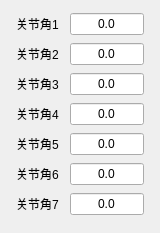
      <widget class="QWidget" name="verticalLayoutWidget_14">
       <property name="geometry">
        <rect>
         <x>430</x>
         <y>260</y>
         <width>160</width>
         <height>233</height>
        </rect>
       </property>
       <layout class="QVBoxLayout" name="verticalLayout_24">
        <item>
         <layout class="QHBoxLayout" name="horizontalLayout_83">
          <item>
           <spacer name="horizontalSpacer_66">
            <property name="orientation">
             <enum>Qt::Horizontal</enum>
            </property>
            <property name="sizeHint" stdset="0">
             <size>
              <width>40</width>
              <height>20</height>
             </size>
            </property>
           </spacer>
          </item>
          <item>
           <widget class="QLabel" name="label_70">
            <property name="text">
             <string>关节角1</string>
            </property>
           </widget>
          </item>
          <item>
           <spacer name="horizontalSpacer_67">
            <property name="orientation">
             <enum>Qt::Horizontal</enum>
            </property>
            <property name="sizeHint" stdset="0">
             <size>
              <width>40</width>
              <height>20</height>
             </size>
            </property>
           </spacer>
          </item>
          <item>
           <widget class="QLineEdit" name="RobotJoint1AngleLineEdit">
            <property name="text">
             <string>0.0</string>
            </property>
            <property name="alignment">
             <set>Qt::AlignCenter</set>
            </property>
           </widget>
          </item>
          <item>
           <spacer name="horizontalSpacer_68">
            <property name="orientation">
             <enum>Qt::Horizontal</enum>
            </property>
            <property name="sizeHint" stdset="0">
             <size>
              <width>40</width>
              <height>20</height>
             </size>
            </property>
           </spacer>
          </item>
         </layout>
        </item>
        <item>
         <layout class="QHBoxLayout" name="horizontalLayout_81">
          <item>
           <spacer name="horizontalSpacer_60">
            <property name="orientation">
             <enum>Qt::Horizontal</enum>
            </property>
            <property name="sizeHint" stdset="0">
             <size>
              <width>40</width>
              <height>20</height>
             </size>
            </property>
           </spacer>
          </item>
          <item>
           <widget class="QLabel" name="label_68">
            <property name="text">
             <string>关节角2</string>
            </property>
           </widget>
          </item>
          <item>
           <spacer name="horizontalSpacer_61">
            <property name="orientation">
             <enum>Qt::Horizontal</enum>
            </property>
            <property name="sizeHint" stdset="0">
             <size>
              <width>40</width>
              <height>20</height>
             </size>
            </property>
           </spacer>
          </item>
          <item>
           <widget class="QLineEdit" name="RobotJoint2AngleLineEdit">
            <property name="text">
             <string>0.0</string>
            </property>
            <property name="alignment">
             <set>Qt::AlignCenter</set>
            </property>
           </widget>
          </item>
          <item>
           <spacer name="horizontalSpacer_62">
            <property name="orientation">
             <enum>Qt::Horizontal</enum>
            </property>
            <property name="sizeHint" stdset="0">
             <size>
              <width>40</width>
              <height>20</height>
             </size>
            </property>
           </spacer>
          </item>
         </layout>
        </item>
        <item>
         <layout class="QHBoxLayout" name="horizontalLayout_71">
          <item>
           <spacer name="horizontalSpacer_48">
            <property name="orientation">
             <enum>Qt::Horizontal</enum>
            </property>
            <property name="sizeHint" stdset="0">
             <size>
              <width>40</width>
              <height>20</height>
             </size>
            </property>
           </spacer>
          </item>
          <item>
           <widget class="QLabel" name="label_58">
            <property name="text">
             <string>关节角3</string>
            </property>
           </widget>
          </item>
          <item>
           <spacer name="horizontalSpacer_49">
            <property name="orientation">
             <enum>Qt::Horizontal</enum>
            </property>
            <property name="sizeHint" stdset="0">
             <size>
              <width>40</width>
              <height>20</height>
             </size>
            </property>
           </spacer>
          </item>
          <item>
           <widget class="QLineEdit" name="RobotJoint3AngleLineEdit">
            <property name="text">
             <string>0.0</string>
            </property>
            <property name="alignment">
             <set>Qt::AlignCenter</set>
            </property>
           </widget>
          </item>
          <item>
           <spacer name="horizontalSpacer_50">
            <property name="orientation">
             <enum>Qt::Horizontal</enum>
            </property>
            <property name="sizeHint" stdset="0">
             <size>
              <width>40</width>
              <height>20</height>
             </size>
            </property>
           </spacer>
          </item>
         </layout>
        </item>
        <item>
         <layout class="QHBoxLayout" name="horizontalLayout_78">
          <item>
           <spacer name="horizontalSpacer_51">
            <property name="orientation">
             <enum>Qt::Horizontal</enum>
            </property>
            <property name="sizeHint" stdset="0">
             <size>
              <width>40</width>
              <height>20</height>
             </size>
            </property>
           </spacer>
          </item>
          <item>
           <widget class="QLabel" name="label_65">
            <property name="text">
             <string>关节角4</string>
            </property>
           </widget>
          </item>
          <item>
           <spacer name="horizontalSpacer_52">
            <property name="orientation">
             <enum>Qt::Horizontal</enum>
            </property>
            <property name="sizeHint" stdset="0">
             <size>
              <width>40</width>
              <height>20</height>
             </size>
            </property>
           </spacer>
          </item>
          <item>
           <widget class="QLineEdit" name="RobotJoint4AngleLineEdit">
            <property name="text">
             <string>0.0</string>
            </property>
            <property name="alignment">
             <set>Qt::AlignCenter</set>
            </property>
           </widget>
          </item>
          <item>
           <spacer name="horizontalSpacer_53">
            <property name="orientation">
             <enum>Qt::Horizontal</enum>
            </property>
            <property name="sizeHint" stdset="0">
             <size>
              <width>40</width>
              <height>20</height>
             </size>
            </property>
           </spacer>
          </item>
         </layout>
        </item>
        <item>
         <layout class="QHBoxLayout" name="horizontalLayout_79">
          <item>
           <spacer name="horizontalSpacer_54">
            <property name="orientation">
             <enum>Qt::Horizontal</enum>
            </property>
            <property name="sizeHint" stdset="0">
             <size>
              <width>40</width>
              <height>20</height>
             </size>
            </property>
           </spacer>
          </item>
          <item>
           <widget class="QLabel" name="label_66">
            <property name="text">
             <string>关节角5</string>
            </property>
           </widget>
          </item>
          <item>
           <spacer name="horizontalSpacer_55">
            <property name="orientation">
             <enum>Qt::Horizontal</enum>
            </property>
            <property name="sizeHint" stdset="0">
             <size>
              <width>40</width>
              <height>20</height>
             </size>
            </property>
           </spacer>
          </item>
          <item>
           <widget class="QLineEdit" name="RobotJoint5AngleLineEdit">
            <property name="text">
             <string>0.0</string>
            </property>
            <property name="alignment">
             <set>Qt::AlignCenter</set>
            </property>
           </widget>
          </item>
          <item>
           <spacer name="horizontalSpacer_56">
            <property name="orientation">
             <enum>Qt::Horizontal</enum>
            </property>
            <property name="sizeHint" stdset="0">
             <size>
              <width>40</width>
              <height>20</height>
             </size>
            </property>
           </spacer>
          </item>
         </layout>
        </item>
        <item>
         <layout class="QHBoxLayout" name="horizontalLayout_80">
          <item>
           <spacer name="horizontalSpacer_57">
            <property name="orientation">
             <enum>Qt::Horizontal</enum>
            </property>
            <property name="sizeHint" stdset="0">
             <size>
              <width>40</width>
              <height>20</height>
             </size>
            </property>
           </spacer>
          </item>
          <item>
           <widget class="QLabel" name="label_67">
            <property name="text">
             <string>关节角6</string>
            </property>
           </widget>
          </item>
          <item>
           <spacer name="horizontalSpacer_58">
            <property name="orientation">
             <enum>Qt::Horizontal</enum>
            </property>
            <property name="sizeHint" stdset="0">
             <size>
              <width>40</width>
              <height>20</height>
             </size>
            </property>
           </spacer>
          </item>
          <item>
           <widget class="QLineEdit" name="RobotJoint6AngleLineEdit">
            <property name="text">
             <string>0.0</string>
            </property>
            <property name="alignment">
             <set>Qt::AlignCenter</set>
            </property>
           </widget>
          </item>
          <item>
           <spacer name="horizontalSpacer_59">
            <property name="orientation">
             <enum>Qt::Horizontal</enum>
            </property>
            <property name="sizeHint" stdset="0">
             <size>
              <width>40</width>
              <height>20</height>
             </size>
            </property>
           </spacer>
          </item>
         </layout>
        </item>
        <item>
         <layout class="QHBoxLayout" name="horizontalLayout_82">
          <item>
           <spacer name="horizontalSpacer_63">
            <property name="orientation">
             <enum>Qt::Horizontal</enum>
            </property>
            <property name="sizeHint" stdset="0">
             <size>
              <width>40</width>
              <height>20</height>
             </size>
            </property>
           </spacer>
          </item>
          <item>
           <widget class="QLabel" name="label_69">
            <property name="text">
             <string>关节角7</string>
            </property>
           </widget>
          </item>
          <item>
           <spacer name="horizontalSpacer_64">
            <property name="orientation">
             <enum>Qt::Horizontal</enum>
            </property>
            <property name="sizeHint" stdset="0">
             <size>
              <width>40</width>
              <height>20</height>
             </size>
            </property>
           </spacer>
          </item>
          <item>
           <widget class="QLineEdit" name="RobotJoint7AngleLineEdit">
            <property name="text">
             <string>0.0</string>
            </property>
            <property name="alignment">
             <set>Qt::AlignCenter</set>
            </property>
           </widget>
          </item>
          <item>
           <spacer name="horizontalSpacer_65">
            <property name="orientation">
             <enum>Qt::Horizontal</enum>
            </property>
            <property name="sizeHint" stdset="0">
             <size>
              <width>40</width>
              <height>20</height>
             </size>
            </property>
           </spacer>
          </item>
         </layout>
        </item>
       </layout>
      </widget>
